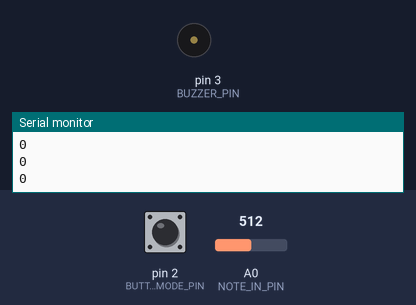
This sketch was run on a simulated Arduino Uno, built with avr-gcc and run on an emulated ATmega328P. Shown: buzzer (waves = sounding), the last lines printed to the serial monitor. The test bench sets the inputs (shaded band); at power-on: pin 2 (BUTTON_MODE_PIN) LOW, A0 (NOTE_IN_PIN) = 512. Random numbers use the default seed unless the sketch sets one.

Above: at 1.2 s.
1.3 s: pin 2 (BUTTON_MODE_PIN) pulled HIGH for 0.15 s
2.9 s: A0 (NOTE_IN_PIN) set to 6
At 3.9 s:
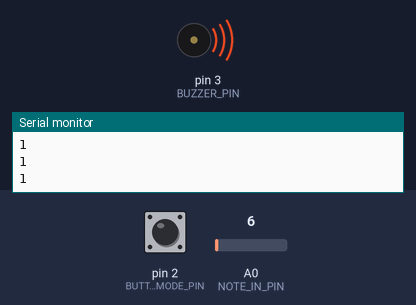
4.4 s: pin 2 (BUTTON_MODE_PIN) pulled HIGH for 1 s
At 7.0 s:
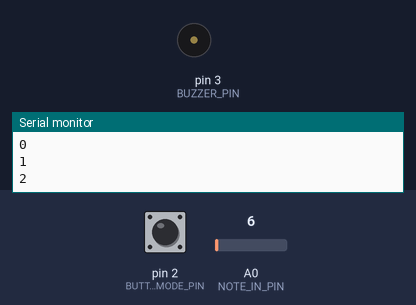
7.3 s: pin 2 (BUTTON_MODE_PIN) pulled HIGH for 3.2 s
At 8.8 s:
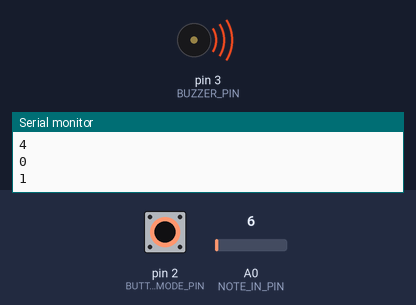
Timing chart, 0 to 12.7 s (numbered marks = the images above; inputs shaded):
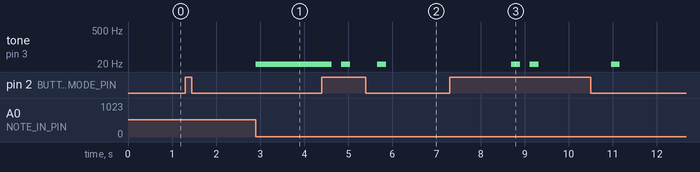

The sketch:

CART_360_ETUDE_3_PITCHES.ino
```cpp
/**********************ETUDE 2 CART 360 2017*******************************
 * WELCOME!
 * THE PURPOSE OF THIS EXERCISE IS TO DESIGN A VERY SIMPLE KEYBOARD (5 KEYS)
 * WHICH ALLOWS YOU TO PLAY LIVE, RECORD, AND PLAYBACK SINGLE NOTES (NO CHORDS).
 * THERE WILL BE A BUTTON WHICH WHEN PRESSED WILL TAKE THE USER TO THE NEXT MODE:
 * THERE ARE 5 POSSIBLE MODES
 * 0 ==  reset    ==   led off == also resets
 * 1 ==  live     ==   led BLUE
 * 2 ==  record   ==   led RED
 * 3 ==  play     ==   led GREEN
 * 4 ==  looper   ==   led PURPLE
 *
 * ADDITIONALLY - WHEN THE USER CHANGES MODE,
 * THE RGB LED WILL CHANGE COLOR (ACCORDING TO THE SPECIFICATIONS)

 * PLEASE FOLLOW THE INSTRUCTIONS IN THE COMMENTS:
 * DO NOT ADD ANY MORE FUNCTION DEFINITIONS
 * ONLY IMPLEMENT THE FUNCTION DEFINITIONS SUPPLIED
 * THERE IS NO NEED TO ADD ANY NEW VARIABLES OR CONSTANTS
 * PROVIDE COMMENTS FOR ANY OF THE CODE IMPLEMENTED
 * GOOD LUCK!
 */

/**** LIBRAIRIES ********************************************************/
#include "pitches.h"

/**** CONSTANTS ********************************************************/

#define BUTTON_MODE_PIN 2 // Button to change the mode
bool buttonState = false;
// constants for RGB LED
#define LED_PIN_R 5 // R PIN
#define LED_PIN_G 9 // G PIN
#define LED_PIN_B 6 // B PIN

// constant for note in (button-resistor ladder on breadboard)
#define NOTE_IN_PIN A0

//constant for max number of notes in array
#define MAX_NOTES 16

// a constant for duration
const int duration = 200;

// constant for pin to output for buzzer
#define BUZZER_PIN 3 // PWM

int count = 0;
int recordedIteration = 0;
int speedOfPlay = 400;

/******** VARIABLES *****************************************************/
// counter for how many notes we have
int countNotes = 0;
int mode = 0; // start at off
// array to hold the notes played (for record/play mode)
int notes [MAX_NOTES];
/*************************************************************************/


/**********************SETUP() DO NOT CHANGE*******************************/
// Declare pin mode for the single digital input
void setup()
{
  pinMode(BUTTON_MODE_PIN, INPUT);
  Serial.begin(9600);
}

/**********************LOOP() DO NOT CHANGE *******************************
 * INSTRUCTIONS:
 * There is NO NEED to change the loop - it establishes the flow of the program
 * We call here 3 functions repeatedly:
 * 1: chooseMode(): this function will determine the mode that your program is in
 * based on if the button (linked to the BUTTON_MODE_PIN) was pressed
 * 2: setRGB(): will set the color of the RGB LED based on the value of the mode variable
 * 3: selectMode(): will determine which function to call based on the value of the mode variable

**************************************************************************/
void loop()
{
  chooseMode();
  setRGB();
  selectMode();
}
/******************CHOOSEMODE(): IMPLEMENT *********************************
 * INSTRUCTIONS:
 * Read the value from the Button (linked to the BUTTON_MODE_PIN) and
 * if is being pressed then change the mode variable.
 * REMEMBER:
 * mode == 0 is reset
 * mode == 1 is live
 * mode == 2 is record
 * mode == 3 is play
 * mode == 4 is loopMode
 * Every time the user presses the button, the program will go to the next mode,
 * once it reaches 4, it should go back to mode == 0.
 * (i.e. if mode ==2 and we press, then mode ==3) ...
**************************************************************************/
void chooseMode(){
  // IMPLEMENT
  //read the button value
  int buttonVal = digitalRead(BUTTON_MODE_PIN);
  if(buttonVal == HIGH)
  {
    //go to next mode
    mode++;
    delay(400);
  }

  //reset the mode to 0;
  if(mode > 4)
  {
    mode = 0;
  }
}

/******************SETRGB(): IMPLEMENT *********************************
 * INSTRUCTIONS:
 * Depending on the value of the mode variable:
 * if the mode is 0 - RGB LED IS OFF
 * if the mode is 1 - RGB LED IS BLUE
 * if mode is 2 - RGB LED IS RED
 * if mode is 3 - RGB LED IS GREEN
 * if mode is 4 - RGB LED iS PURPLE
 * YOU MUST USE A SWITCH CASE CONSTRUCT (NOT A SERIES OF IF / ELSE STATEMENTS
**************************************************************************/
void setRGB()
{
  //IMPLEMENT
  switch(mode)
  {
    case 0:
      //off mode
//      fadeOut(LED_PIN_B);
//      fadeOut(LED_PIN_R);
//      fadeOut(LED_PIN_G);
      //Serial.println(mode);
      break;
    case 1:
      //set blue
//      fadeIn(LED_PIN_B);
//      fadeOut(LED_PIN_R);
//      fadeOut(LED_PIN_G);
   //   Serial.println(mode);
      break;
    case 2:
      //set red
//      fadeIn(LED_PIN_R, 255);
//      fadeOut(LED_PIN_G);
//      fadeOut(LED_PIN_B);
  //    Serial.println(mode);
      break;
    case 3:
      //set green
//      fadeOut(LED_PIN_R);
//      fadeOut(LED_PIN_G);
//      fadeIn(LED_PIN_B, 255);
  //    Serial.println(mode);
    case 4:
      //set purple
//      fadeIn(LED_PIN_R, 125);
//      fadeOut(LED_PIN_G);
//      fadeIn(LED_PIN_B, 125);
  //    Serial.println(mode);
      break;
    default:
      // statements
      break;
  }
  delay(20);
}

/**********************SELECTMODE() DO NOT CHANGE *******************************
 * INSTRUCTIONS:
 * There is NO NEED to change this function - it selects WHICH function should run based on the mode variable
 * There are 4 possibilities
 * 1: reset(): this function will reset any arrays etc, and will do nothing else
 * 2: live(): this function will play the corresponding notes
 * to the user pressing the respective buttons.
 * NOTE:: the notes played are NOT stored
 * 3: record(): this function will play the corresponding notes
 * to the user pressing the respective buttons
 * AND will STORE up to 16 consecutive notes in an array.
 * 4: play(): this function will playback any notes stored in the array that were recorded
 * in the previous mode
 * 5: loopMode(): this function will playback any notes stored in the array that were recorded,
 * BUT unlike the previous mode, you can choose in which sequence the notes are played.
 * REQUIRED: only play notes from the array (no live stuff)

******************************************************************************/
void selectMode()
{
  if(mode == 0) {
    reset();
  }
  else if(mode == 1) {
    live();
  }
  else if(mode == 2) {
    record();
  }
  else if(mode == 3) {
    play();
  }
  else if(mode == 4) {
    looper();
  }
}
/******************RESET(): IMPLEMENT **************************************
 * INSTRUCTIONS:
 * this function should ensure that any notes recorded are no longer available
**************************************************************************/
void reset()
{
  Serial.println(mode);
   Serial.println();

  // IMPLEMENT
  //reset all the array of notes
  for(int i = 0; i < MAX_NOTES; i++)
  {
    notes[i] = 0;
  }
}
/******************LIVE(): IMPLEMENT **************************************
 * INSTRUCTIONS:
 * this function will play the corresponding notes
 * to the user pressing the respective buttons
 * NOTE:: the notes played are NOT stored
 * SO: you need to read in the input from the analog input (linked to the button-resistor ladder combo)
 * THEN - output the note to the buzzer using the tone() function
**************************************************************************/
void live()
{
   Serial.println(mode);
    Serial.println();

   //get the analog input from the buttons
   int val = analogRead(NOTE_IN_PIN);
   //Serial.println(val);

   if(resistance(val, 5, 8)) {
     buzzer(val);
   } else if(resistance(val, 80, 85)) {
     buzzer(val);
   } else if(resistance(val, 485, 490)) {
     buzzer(val);
   } else if(resistance(val, 930, 935)) {
     buzzer(val);
   } else if(resistance(val, 1020, 1025)) {
     buzzer(val);
   }
}

//find which button is pressed
void buzzer(int val)
{
   tone(BUZZER_PIN, val, duration); //button on left side
}

bool resistance(int pinVal, int minimum, int maximum)
{
  if(pinVal > minimum && pinVal < maximum) {
    return true;
  } else {
    return false;
  }
}

/******************RECORD(): IMPLEMENT **********************************
 * INSTRUCTIONS:
 * this function will play the corresponding notes
 * to the user pressing the respective buttons
 * AND will STORE up to 16 consecutive notes in an array.
 * SO:you need read in the input from the analog input (linked to the button-resistor ladder combo)
 * AND - output the note to the buzzer using the tone() function
 * THEN store that note in the array  - BE CAREFUL - you can only allow for up to MAX_NOTES to be stored
**************************************************************************/
void record()
{
  // IMPLEMENT
  Serial.println(mode);
   Serial.println();

  //get the analog input from the buttons
   int val = analogRead(NOTE_IN_PIN);
   Serial.println(val);

   //store the value of the button that was pressed
  if(resistance(val, 5, 8)) {  //first button
    buzzer(val);              //activate buzzer
    delay(200);
    //limit the count with the total amount of notes
    if(count < MAX_NOTES)
    {
      notes[count] = val;     //map the tone into the array
      count++;           //count the array index
    }
  } else if(resistance(val, 80, 85)) {
    buzzer(val);
    delay(100);
    //limit the count with the total amount of notes
    if(count < MAX_NOTES)
    {
      notes[count] = val;
      count++;
    }
  } else if(resistance(val, 485, 490)) {
    buzzer(val);
    delay(100);
    //limit the count with the total amount of notes
    if(count < MAX_NOTES)
    {
      notes[count] = val;
      count++;
    }
  } else if(resistance(val, 930, 935)) {
    buzzer(val);
    delay(100);
    //limit the count with the total amount of notes
    if(count < MAX_NOTES)
    {
      notes[count] = val;
      count++;
    }
  } else if(resistance(val, 1020, 1025)) {
    buzzer(val);
    delay(100);
    //limit the count with the total amount of notes
    if(count < MAX_NOTES)
    {
      notes[count] = val;
      count++;
    }
  }

  //3Serial.println(count);
  delay(200);
}

/******************PLAY(): IMPLEMENT ************************************
 * INSTRUCTIONS:
 * this function will playback any notes stored in the array that were recorded
 * in the previous mode
 * SO: you need to go through the array of values (be careful - the user may not have put in MAX_NOTES)
 * READ each value IN ORDER
 * AND output each note to the buzzer using the tone() function
 * ALSO: as long as we are in this mode, the notes are played over and over again
 * BE CAREFUL: make sure you allow for the user to get to another mode from the mode button...
**************************************************************************/
void play()
{
  Serial.println(mode);
   Serial.println();

  // IMPLEMENT
  //go through the array and output the sound
  for(int i = 0; i < MAX_NOTES; i++)
  {
    buzzer(notes[i]);
    delay(speedOfPlay);
    Serial.println(i);

    //reset the iteration and play of the tones inside the array
    if(i == MAX_NOTES-1)
    {
      i = 0;
    }

    //go to next state by escaping the whilte loop
    int buttonVal = digitalRead(BUTTON_MODE_PIN);
    if(buttonVal == HIGH)
    {
     //go to next mode
     i = MAX_NOTES;
     mode++;
     delay(200);
    }
  }
}

/******************LOOPMODE(): IMPLEMENT *********************************
 * INSTRUCTIONS:
 * this function will playback any notes stored in the array that were recorded
 * in the previous mode
 * SO: you need to go through the array of values (be careful - the user may not have put in MAX_NOTES)
 * READ values IN ANY ORDERING (You MUST use the array - but you can determine your own sequence)
 * AND output each note to the buzzer using the tone() function
 * ALSO: as long as we are in this mode, the notes are played over and over again
 * BE CAREFUL: make sure you allow for the user to get to another mode from the mode button...
**************************************************************************/
void looper()
{
  Serial.println(mode);
  Serial.println();
  //go through the array and output the sound
  for(int i = 0; i < MAX_NOTES; i++)
  {
    //generate a random value from array to be an output for sound
    int rnd = random(0, MAX_NOTES);
    buzzer(notes[rnd]);
    delay(speedOfPlay);
    Serial.println(rnd);
    //Serial.println(i);

    //reset the iteration and play of the tones inside the array
    if(i == MAX_NOTES-1)
    {
      i = 0;
    }

    //go to next state by escaping the whilte loop
    int buttonVal = digitalRead(BUTTON_MODE_PIN);
    if(buttonVal == HIGH)
    {
     //go to next mode
     i = MAX_NOTES;
     mode++;
     delay(200);
    }
  }

}

/**************************************************************************/

void fadeIn(int LED_Pin, int value)
{
  for(int i = 0; i < value; i++)
  {
    analogWrite(LED_Pin, value);   //write val to LED
    delay(20);
  }
}

void fadeOut(int LED_Pin)
{
  for(int i = 0; i < 255; i++)
  {
    analogWrite(LED_Pin, i);   //write val to LED
    delay(20);
  }
}
```

pitches.h
```cpp
/*************************************************
 * Public Constants
 *************************************************/

#define NOTE_B0  31
#define NOTE_C1  33
#define NOTE_CS1 35
#define NOTE_D1  37
#define NOTE_DS1 39
#define NOTE_E1  41
#define NOTE_F1  44
#define NOTE_FS1 46
#define NOTE_G1  49
#define NOTE_GS1 52
#define NOTE_A1  55
#define NOTE_AS1 58
#define NOTE_B1  62
#define NOTE_C2  65
#define NOTE_CS2 69
#define NOTE_D2  73
#define NOTE_DS2 78
#define NOTE_E2  82
#define NOTE_F2  87
#define NOTE_FS2 93
#define NOTE_G2  98
#define NOTE_GS2 104
#define NOTE_A2  110
#define NOTE_AS2 117
#define NOTE_B2  123
#define NOTE_C3  131
#define NOTE_CS3 139
#define NOTE_D3  147
#define NOTE_DS3 156
#define NOTE_E3  165
#define NOTE_F3  175
#define NOTE_FS3 185
#define NOTE_G3  196
#define NOTE_GS3 208
#define NOTE_A3  220
#define NOTE_AS3 233
#define NOTE_B3  247
#define NOTE_C4  262
#define NOTE_CS4 277
#define NOTE_D4  294
#define NOTE_DS4 311
#define NOTE_E4  330
#define NOTE_F4  349
#define NOTE_FS4 370
#define NOTE_G4  392
#define NOTE_GS4 415
#define NOTE_A4  440
#define NOTE_AS4 466
#define NOTE_B4  494
#define NOTE_C5  523
#define NOTE_CS5 554
#define NOTE_D5  587
#define NOTE_DS5 622
#define NOTE_E5  659
#define NOTE_F5  698
#define NOTE_FS5 740
#define NOTE_G5  784
#define NOTE_GS5 831
#define NOTE_A5  880
#define NOTE_AS5 932
#define NOTE_B5  988
#define NOTE_C6  1047
#define NOTE_CS6 1109
#define NOTE_D6  1175
#define NOTE_DS6 1245
#define NOTE_E6  1319
#define NOTE_F6  1397
#define NOTE_FS6 1480
#define NOTE_G6  1568
#define NOTE_GS6 1661
#define NOTE_A6  1760
#define NOTE_AS6 1865
#define NOTE_B6  1976
#define NOTE_C7  2093
#define NOTE_CS7 2217
#define NOTE_D7  2349
#define NOTE_DS7 2489
#define NOTE_E7  2637
#define NOTE_F7  2794
#define NOTE_FS7 2960
#define NOTE_G7  3136
#define NOTE_GS7 3322
#define NOTE_A7  3520
#define NOTE_AS7 3729
#define NOTE_B7  3951
#define NOTE_C8  4186
#define NOTE_CS8 4435
#define NOTE_D8  4699
#define NOTE_DS8 4978
```

Measured:
- after the input at 2.9 s, tone on pin 3 (BUZZER_PIN): silent → 6 Hz at once
- after the input at 4.4 s, tone on pin 3 (BUZZER_PIN): goes silent 0.22 s, 6 Hz 0.20 s, silent 0.62 s, 6 Hz 0.20 s, then silent, starting after 0.22 s
- after the input at 7.3 s, tone on pin 3 (BUZZER_PIN): goes 6 Hz 0.20 s, silent 0.22 s, 6 Hz 0.20 s, silent 1.6 s, 6 Hz 0.20 s, then silent, starting after 1.4 s
